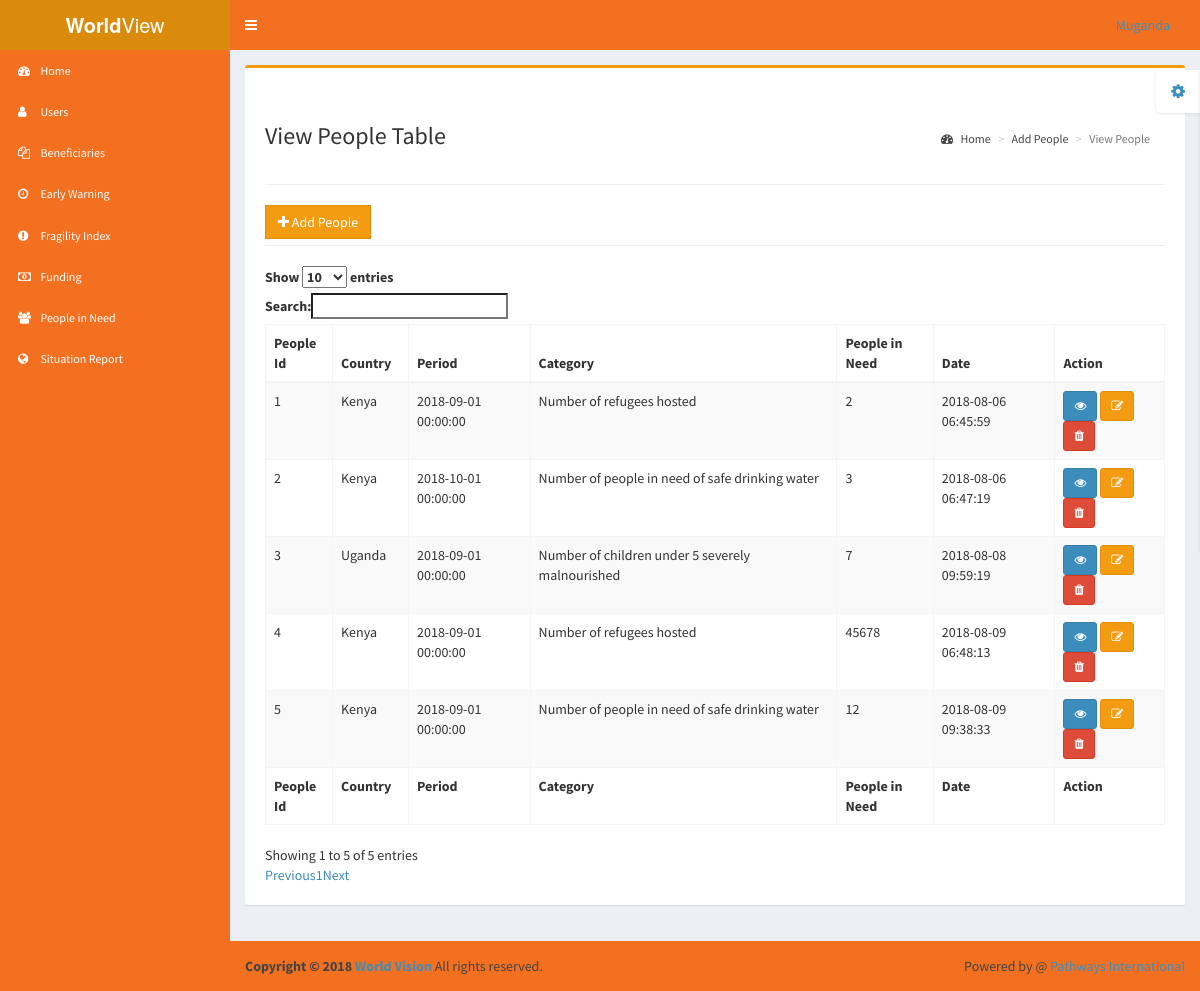
Page /worldvision/viewpeople.php (signed in) on the committed database.
### tables this page shows
CREATE TABLE `users` (
  `id` int(11) NOT NULL,
  `firstname` varchar(55) NOT NULL,
  `lastname` varchar(55) NOT NULL,
  `email` varchar(55) NOT NULL,
  `username` varchar(55) NOT NULL,
  `password` varchar(55) NOT NULL,
  `type` int(11) NOT NULL,
  `office` varchar(35) NOT NULL,
  `active` int(11) NOT NULL DEFAULT '0'
);

CREATE TABLE `people` (
  `people_id` int(11) NOT NULL,
  `region` text NOT NULL,
  `country` text NOT NULL,
  `period` datetime NOT NULL,
  `category_of_people` varchar(200) NOT NULL,
  `people_in_need` int(11) NOT NULL,
  `date` timestamp NOT NULL DEFAULT CURRENT_TIMESTAMP,
  `user_id` int(11) NOT NULL
);

### worldvision/core/functions/users.php (called while the page is built, shortened)
<?php
$conn = mysqli_connect('localhost','root','','worldview');
function logged_in(){
	return (isset($_SESSION['id'])) ? true:false;
}
function user_data($id){
	global $conn;
	$query = mysqli_query($conn,"select * from users where id = $id");
	if($row = mysqli_fetch_assoc($query)){
		return $row;
	} else {
		return 0;
	}
}
?>

### worldvision/core/init.php (called while the page is built, shortened)
<?php
require 'functions/users.php';
if(logged_in()){
	$session = $_SESSION['id'];
	$user_data = user_data($session);
}
?>

### worldvision/viewpeople.php (the view, shortened to what this page needs)
<?php
include 'core/init.php';
include 'pages/includes/header.php';
?>
<div class="row">
        <div class="col-md-12">
<div class="box box-warning">
                <div class="box-header">
                </div>
                <div class="box-body">
					<section class="content-header">
				          <h1>
				            View People Table<br>
				          </h1>
				          <ol class="breadcrumb">
				            <li><a href="index"><i class="fa fa-dashboard"></i> Home</a></li>
				            <li><a href="addpeople.php">Add People</a></li>
				            <li class="active">View People</li>
				          </ol>
			        </section>
			         <hr>
			        <section class="content-button">
			        	<div class="pull-left">
								<a href="addpeople.php" type="button" class="btn btn-warning btn-block btn-flat"><i class="fa fa-plus"></i> Add People</a>
							</div>
			        </section>
			        <br>
			        <hr>
					<table id="example" class="table table-bordered table-striped table-hover nowrap" style="width:100%">
				        <thead>
				            <tr>
				            	<th>People Id</th>
				                <th>Country</th>
				                <th>Period</th>
				                <th>Category</th>
				                <th>People in Need</th>
				                <th>Date</th>
				                <th>Action</th>
				            </tr>
				        </thead>
				        <tbody>
				        	<?php
				        	$query = "SELECT * FROM people";
				        	$peopleresult = mysqli_query($conn,$query);
				        	$counter = 0;
				        	while ($row = mysqli_fetch_assoc($peopleresult)) {
				        		$people_id=$row['people_id'];
								$country=$row['country'];
								$period=$row['period'];
								$category_of_people=$row['category_of_people'];
								$people_in_need=$row['people_in_need'];
								$date=$row['date'];
								echo "<tr>";
								echo "<td>{$people_id}</td>";
								echo "<td>{$country}</td>";
								echo "<td>{$period}</td>";
								echo "<td>{$category_of_people}</td>";
								echo "<td>{$people_in_need}</td>";
								echo "<td>{$date}</td>";
								echo "<td>
										<a type='button' class='btn btn-sm btn-primary' data-toggle='modal' data-target='#exampleModal_".$counter."'>
				  							  <i class='fa fa-eye'></i>
										</a>
										<a class='btn btn-sm btn-warning' href='update_people.php?editpeople={$people_id}'><i class='fa fa-pencil-square-o' aria-hidden='true'></i></a>
				                    	<a class='btn btn-sm btn-danger delete_people.php' data-people-id=".$row['people_id']." href='javascript:void(0)'><i class='fa fa-trash' aria-hidden='true'></i></a></td>";
								echo "</tr>";
				        	}
				        	?>
					    </tbody>
				        <tfoot>
				            <tr>
				                <th>People Id</th>
				                <th>Country</th>
				                <th>Period</th>
				                <th>Category</th>
				                <th>People in Need</th>
				                <th>Date</th>
				                <th>Action</th>
				            </tr>
				        </tfoot>
			    </table>
					</div>
			</div>
		</div>
</div>
<?php
include "pages/includes/footer.php";
?>

### worldvision/pages/includes/navbar.php (shortened to what this page needs)
<nav class="navbar navbar-static-top" role="navigation">
          <a href="#" class="sidebar-toggle" data-toggle="offcanvas" role="button">
          </a>
          <div class="navbar-custom-menu">
            <ul class="nav navbar-nav">
              <li class="dropdown user user-menu">
                <a href="#" class="dropdown-toggle" data-toggle="dropdown">
                  <span class="hidden-xs"><?php echo (logged_in()) ? $user_data['firstname']:'Not Signed In'; ?></span>
                </a>
              </li>
            </ul>
          </div>
        </nav>

### rows in the picture
users: firstname "Muganda"
people: people_id "1", country "Kenya", period "2018-09-01 00:00:00", category_of_people "Number of refugees hosted", people_in_need "2", date "2018-08-06 06:45:59"
people: people_id "2", country "Kenya", period "2018-10-01 00:00:00", category_of_people "Number of people in need of safe drinking water", people_in_need "3", date "2018-08-06 06:47:19"
people: people_id "3", country "Uganda", period "2018-09-01 00:00:00", category_of_people "Number of children under 5 severely malnourished", people_in_need "7", date "2018-08-08 09:59:19"
people: people_id "4", country "Kenya", period "2018-09-01 00:00:00", category_of_people "Number of refugees hosted", people_in_need "45678", date "2018-08-09 06:48:13"
people: people_id "5", country "Kenya", period "2018-09-01 00:00:00", category_of_people "Number of people in need of safe drinking water", people_in_need "12", date "2018-08-09 09:38:33"
